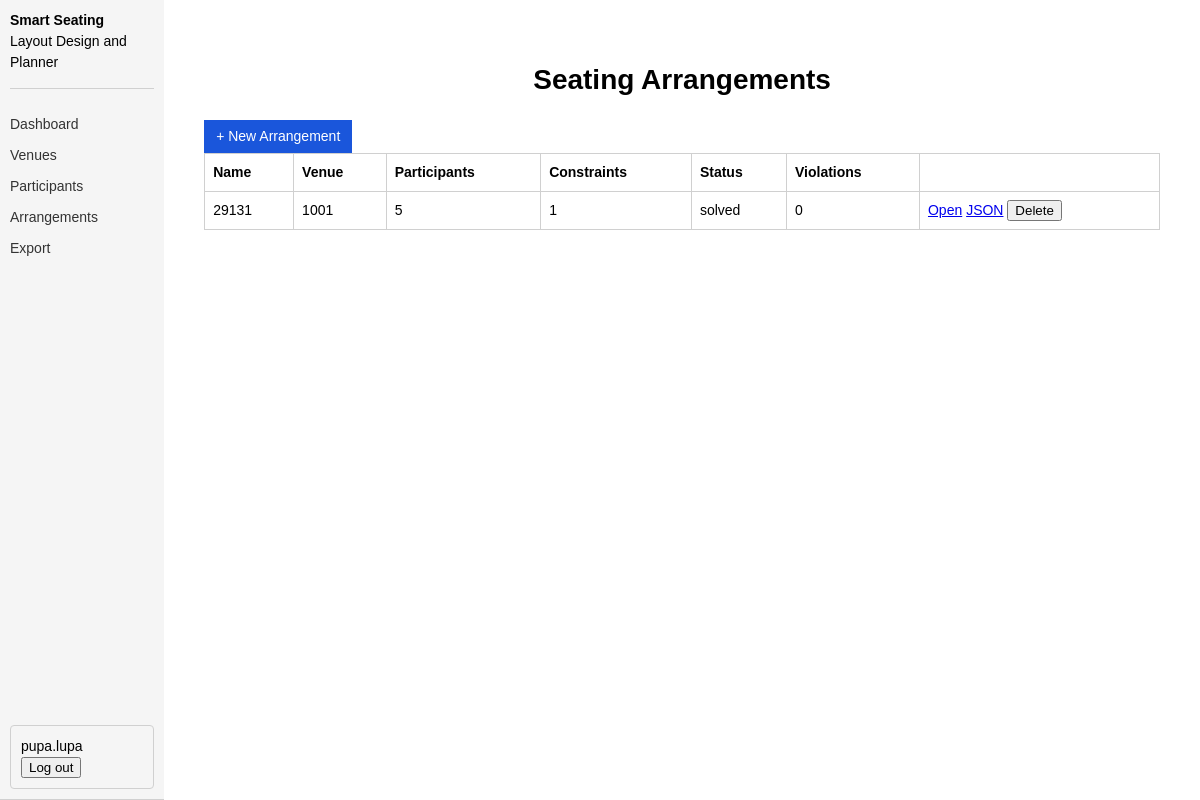
The page /arrangements (signed in) on the database as committed earlier.
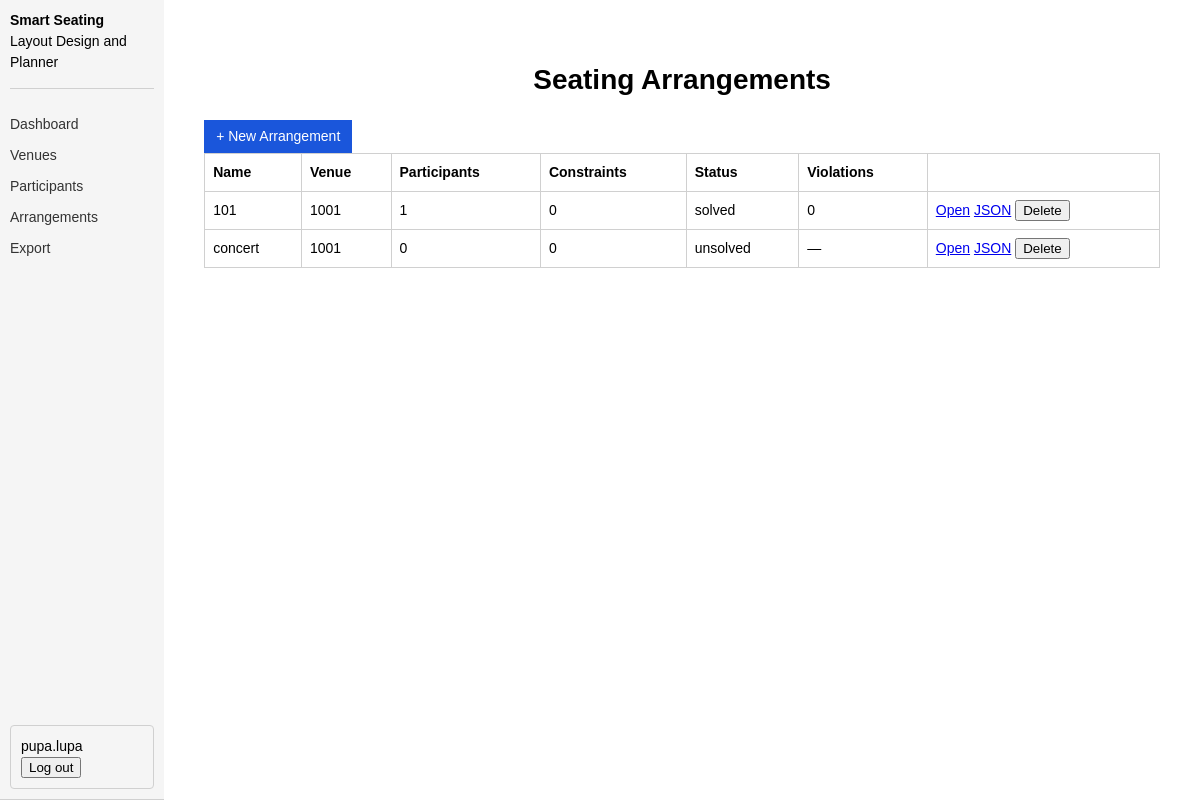
The same page on the database as committed later.
### tables this page shows
CREATE TABLE arrangements (
            id                INTEGER PRIMARY KEY AUTOINCREMENT,
            user_id           INTEGER NOT NULL,
            venue_id          INTEGER,
            name              TEXT    NOT NULL,
            status            TEXT    NOT NULL DEFAULT 'unsolved',
            participants_json TEXT    NOT NULL DEFAULT '[]',
            constraints_json  TEXT    NOT NULL DEFAULT '[]',
            result_json       TEXT,
            created_at        TEXT    NOT NULL,
            updated_at        TEXT    NOT NULL,
            FOREIGN KEY(user_id)  REFERENCES users(id),
            FOREIGN KEY(venue_id) REFERENCES venues(id) ON DELETE SET NULL
        );

CREATE TABLE venues (
            id          INTEGER PRIMARY KEY AUTOINCREMENT,
            user_id     INTEGER NOT NULL,
            name        TEXT    NOT NULL,
            description TEXT    NOT NULL DEFAULT '',
            venue_type  TEXT    NOT NULL DEFAULT 'classroom',
            rows        INTEGER NOT NULL,
            cols        INTEGER NOT NULL,
            layout_json TEXT    NOT NULL,
            created_at  TEXT    NOT NULL,
            updated_at  TEXT    NOT NULL,
            FOREIGN KEY(user_id) REFERENCES users(id)
        );

### arrangements.py (the view)
@arrangements_bp.route("/arrangements")
@login_required
def arrangements_list():
    db   = get_db()
    user = db.execute("SELECT * FROM users WHERE id = ?", (session["user_id"],)).fetchone()
    rows = db.execute(
        """SELECT a.*, v.name as venue_name
           FROM arrangements a
           LEFT JOIN venues v ON a.venue_id = v.id
           WHERE a.user_id = ?
           ORDER BY a.updated_at DESC""",
        (session["user_id"],),
    ).fetchall()
    arrangements = []
    for r in rows:
        row = dict(r)
        row["participant_count"] = len(json.loads(r["participants_json"]))
        row["constraint_count"]  = len(json.loads(r["constraints_json"]))
        row["violation_count"]   = None
        if r["result_json"]:
            result = json.loads(r["result_json"])
            row["violation_count"] = len(result.get("violations", []))
        arrangements.append(row)
    return render_template("arrangements.html", user=user, arrangements=arrangements)

### auth.py (called while the page is built)
def login_required(f):
    @wraps(f)
    def decorated(*args, **kwargs):
        if "user_id" not in session:
            flash("Please log in to continue.", "info")
            return redirect(url_for("auth.auth_page"))
        return f(*args, **kwargs)
    return decorated

### database.py (called while the page is built)
def get_db():
    if "db" not in g:
        g.db = sqlite3.connect(DB_PATH, detect_types=sqlite3.PARSE_DECLTYPES)
        g.db.row_factory = sqlite3.Row
    return g.db

### templates/arrangements.html (shortened to what this page needs)
{% extends "base.html" %}
{% block content %}
  <h1>Seating Arrangements</h1>
  <a href="/arrangements/new" class="btn">+ New Arrangement</a>
  {% if arrangements %}
  <table>
    <tr>
      <th>Name</th><th>Venue</th><th>Participants</th><th>Constraints</th>
      <th>Status</th><th>Violations</th><th></th>
    </tr>
    {% for a in arrangements %}
    <tr>
      <td>{{ a.name }}</td>
      <td>{{ a.venue_name or '—' }}</td>
      <td>{{ a.participant_count }}</td>
      <td>{{ a.constraint_count }}</td>
      <td>{{ a.status }}</td>
      <td>{{ a.violation_count if a.violation_count is not none else '—' }}</td>
      <td>
        <a href="/arrangements/{{ a.id }}">Open</a>
        <a href="/api/arrangements/{{ a.id }}/export">JSON</a>
        <form method="POST" action="/api/arrangements/{{ a.id }}" style="display:inline"
              onsubmit="return deleteArrangement(event, {{ a.id }})">
          <button type="submit">Delete</button>
        </form>
      </td>
    </tr>
    {% endfor %}
  </table>
  {% else %}
  <p>No arrangements yet. <a href="/arrangements/new">Create one</a>.</p>
  {% endif %}
{% endblock %}

Rows that differ between the two databases and show on the page:
removed arrangements: name "29131", name "1001", participant_count "5", constraint_count "1", status "solved", violation_count "0"
added arrangements: name "101", name "1001", participant_count "1", constraint_count "0", status "solved", violation_count "0"
added arrangements: name "concert", name "1001", participant_count "0", constraint_count "0", status "unsolved", violation_count "—"
